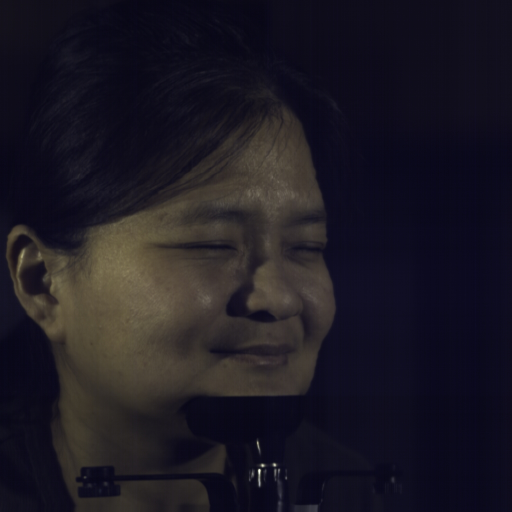
#> input picture lib/model_runner/imgs/p039_smile_right.jpg, 1024 x 1024 px, given in place of cargo_ship.mp4, which was not available (shown at 1/2 size)
$ python stitching_stream.py
#> lines starting #> are read from the running program, lines starting #| are printed output that depends on the picture; after the words box and inside, x2 and y2 are one past the last pixel; in counts of white or black regions, pixels touching at a corner belong together; pictures that were not available may be replaced by others from this repository, and a replacement may not be noted
import cv2
import numpy as np
import time
import os

# =========================
# Configuration (edit these)
# =========================
SOURCE = "images/cargo_ship.mp4"              # 0 or "0" for webcam, "/path/to/video.mp4", "rtsp://...", "http://..."
SCALE = 0.5               # Downscale factor for speed (0.3–0.7 is typical)
PROCESS_EVERY = 2         # Process every Nth frame (higher = faster, less accurate)
PAD = 3.0                 # Panorama canvas size multiplier
RANSAC_THRESH = 3.0       # RANSAC reprojection threshold (pixels)
PACE_TO_FPS = True        # Keep playback roughly in real time for files/streams

# Save settings
SAVE_ON_EXIT = True       # Save panorama automatically when the program ends
OUTPUT_PATH = "./out/panorama.png"  # <-- change this to your desired path

# =========================
# Core helpers
# =========================
def make_canvas(h, w, pad=2.5):
    H, W = int(h * pad), int(w * pad)
    cy, cx = H // 2, W // 2
    return H, W, cy, cx

def to_gray_small(frame, scale=0.5):
    if scale != 1.0:
        frame = cv2.resize(frame, None, fx=scale, fy=scale, interpolation=cv2.INTER_AREA)
    return cv2.cvtColor(frame, cv2.COLOR_BGR2GRAY), frame

def blend_additive(canvas_acc, weight_acc, img, M):
    h, w = img.shape[:2]
    warped = cv2.warpPerspective(img, M, (canvas_acc.shape[1], canvas_acc.shape[0]))
    mask = cv2.warpPerspective(np.ones((h, w), dtype=np.float32), M, (canvas_acc.shape[1], canvas_acc.shape[0]))
    canvas_acc += warped.astype(np.float32)
    weight_acc += (mask[..., None])  # broadcast over 3 channels

def keypoints_and_desc(gray, orb):
    kp = orb.detect(gray, None)
    kp, des = orb.compute(gray, kp)
    return kp, des

def good_matches(des1, des2, ratio=0.75):
    bf = cv2.BFMatcher(cv2.NORM_HAMMING, crossCheck=False)
    knn = bf.knnMatch(des1, des2, k=2)
    goods = []
    for pair in knn:
        if len(pair) == 2 and pair[0].distance < ratio * pair[1].distance:
            goods.append(pair[0])
    return goods

def find_H(kp1, kp2, matches, ransac_thresh=3.0):
    if len(matches) < 8:
        return None
    src = np.float32([kp1[m.queryIdx].pt for m in matches])
    dst = np.float32([kp2[m.trainIdx].pt for m in matches])
    H, _ = cv2.findHomography(src, dst, cv2.RANSAC, ransac_thresh)
    return H

def open_capture(source):
    if isinstance(source, int):
        return cv2.VideoCapture(source)
    try:
        idx = int(source)
        return cv2.VideoCapture(idx)
    except (ValueError, TypeError):
        return cv2.VideoCapture(source)

def finalize_panorama(canvas_acc, weight_acc):
    """Normalize and convert to 8-bit image."""
    pano = np.divide(canvas_acc, np.maximum(weight_acc, 1e-6))
    pano = np.clip(pano, 0, 255).astype(np.uint8)
    return pano

def save_panorama(image, path):
    os.makedirs(os.path.dirname(path), exist_ok=True)
    ok = cv2.imwrite(path, image)
    if ok:
        print(f"[saved] {path}")
    else:
        print(f"[error] Could not save to {path}")

# =========================
# Runner
# =========================
def run_stitcher(
    source=SOURCE,
    scale=SCALE,
    process_every=PROCESS_EVERY,
    pad=PAD,
    ransac_thresh=RANSAC_THRESH,
    pace_to_fps=PACE_TO_FPS,
    save_on_exit=SAVE_ON_EXIT,
    output_path=OUTPUT_PATH,
):
#> called with source = 'images/cargo_ship.mp4', scale = 0.5, process_every = 2, pad = 3, ransac_thresh = 3, pace_to_fps = True, save_on_exit = True, output_path = './out/panorama.png'
    cap = open_capture(source)
    if not cap.isOpened():
        print(f"Failed to open source: {source}")
        return

    fps = cap.get(cv2.CAP_PROP_FPS)
    if not fps or np.isnan(fps) or fps <= 0:
        fps = 30.0
    frame_interval = 1.0 / fps

    ret, frame0 = cap.read()
#> frame0 is the input picture: shape (1024, 1024, 3); mean B, G, R 34.6, 25.1, 28.4
    if not ret:
        print("Could not read the first frame.")
        cap.release()
        return

    gray0, small0 = to_gray_small(frame0, scale)
#> in to_gray_small, `frame = cv2.resize(frame, None, fx=scale, fy=scale, interpolation=cv2...`:
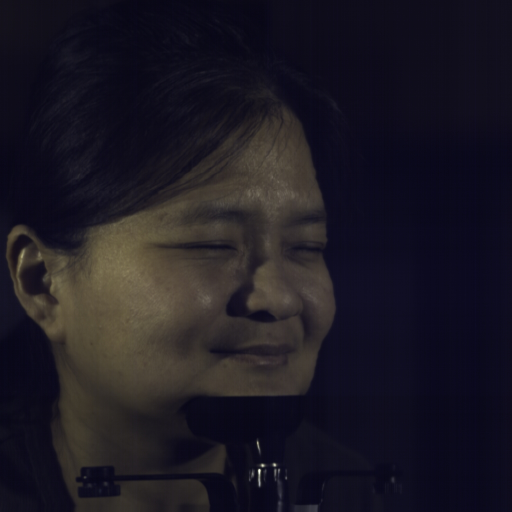
#> frame: shape (512, 512, 3); mean of channels 0, 1, 2 34.7, 25.3, 28.5; drawn as B, G, R
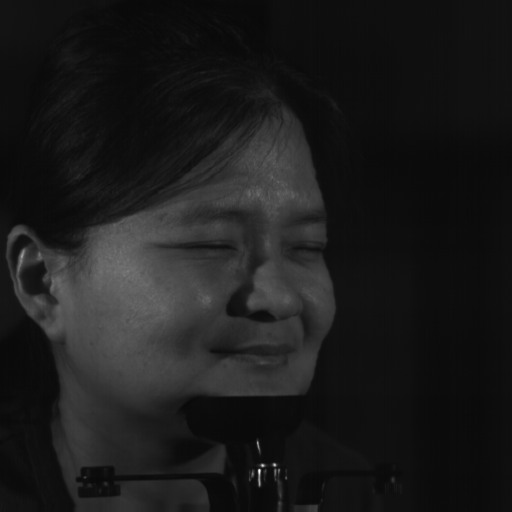
#> gray0: shape (512, 512); min 9, max 254, mean 27.2
    h, w = small0.shape[:2]
#> h = 512; w = 512
    Hc, Wc, cy, cx = make_canvas(h, w, pad=pad)
#> Hc = 1536; Wc = 1536; cy = 768; cx = 768

    canvas_acc = np.zeros((Hc, Wc, 3), dtype=np.float32)
    weight_acc = np.zeros((Hc, Wc, 3), dtype=np.float32)

    orb = cv2.ORB_create(nfeatures=2500, scaleFactor=1.2, nlevels=8, edgeThreshold=15, fastThreshold=10)

    T0 = np.array([[1, 0, cx - w / 2],
                   [0, 1, cy - h / 2],
                   [0, 0, 1]], dtype=np.float32)
#> T0 = [[1, 0, 512], [0, 1, 512], [0, 0, 1]]
    blend_additive(canvas_acc, weight_acc, small0, T0)
#> in blend_additive, `warped = cv2.warpPerspective(img, M, (canvas_acc.shape[1], canvas_acc...`:
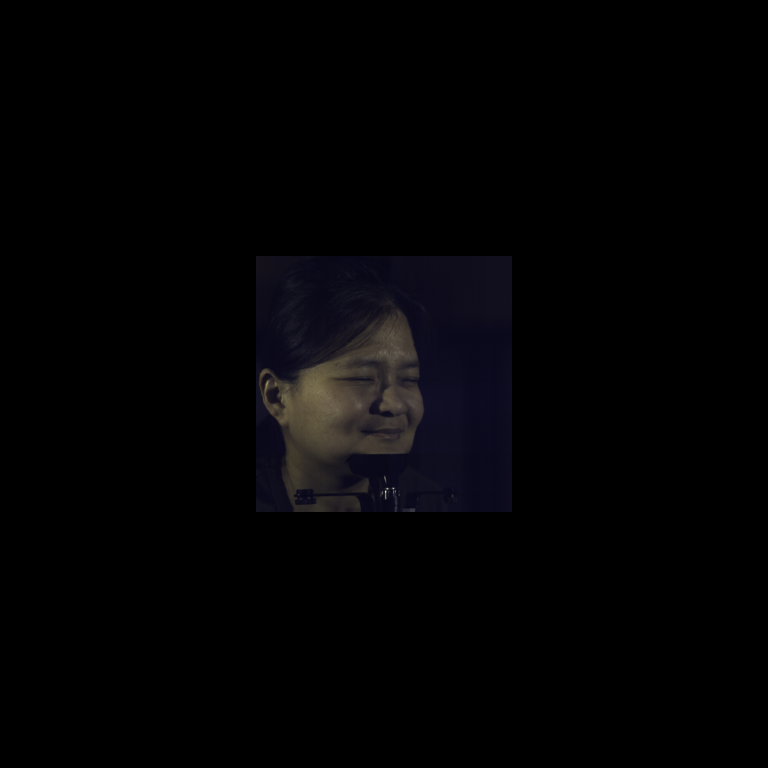
#> warped: shape (1536, 1536, 3) (shown at 1/2 size); mean of channels 0, 1, 2 3.9, 2.8, 3.2; drawn as B, G, R
#> in blend_additive, `weight_acc += (mask[..., None])`:
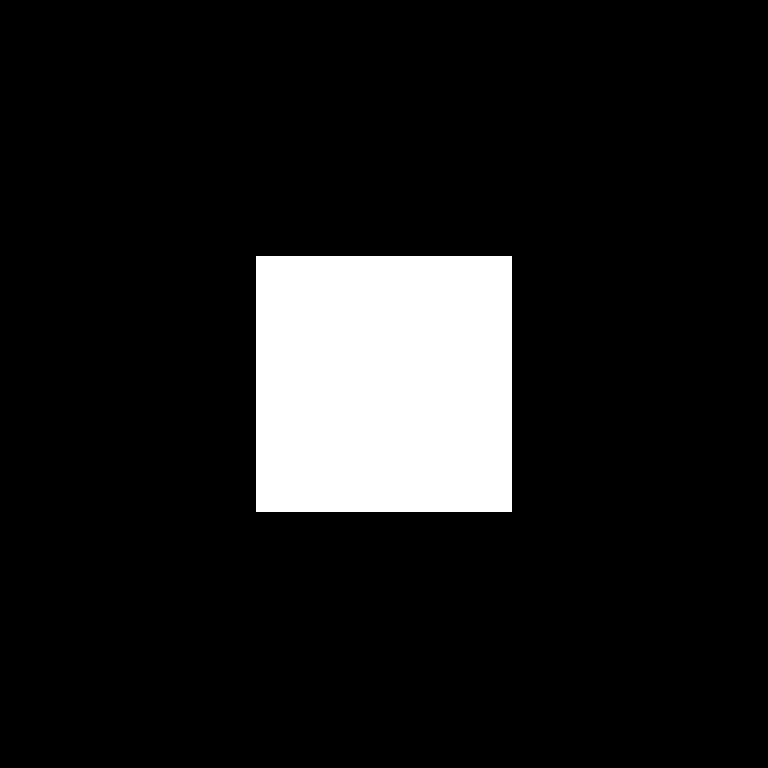
#> weight_acc: shape (1536, 1536, 3) float32 (shown at 1/2 size); values 0 (black) and 1 (white), 11.1% white; 1 white region, box (x1, y1, x2, y2) and area: (512, 512, 1024, 1024) 262144

    prev_kp, prev_des = keypoints_and_desc(gray0, orb)
#> in keypoints_and_desc, `kp = orb.detect(gray, None)`: kp = 562 keypoints; strongest (x, y, size): (259, 470, 31), (263, 468, 31), (259, 472, 44.6), (262, 465, 31)
#> prev_kp has the same summary as kp in keypoints_and_desc
    T_prev_to_canvas = T0.copy()

    i = 0
    last_time = time.perf_counter()
    last_pano = finalize_panorama(canvas_acc, weight_acc)

    while True:
        if pace_to_fps:
            now = time.perf_counter()
            dt = now - last_time
            if dt < frame_interval:
                time.sleep(frame_interval - dt)
            last_time = time.perf_counter()

        ret, frame = cap.read()
        if not ret:
            break

        i += 1
        gray, small = to_gray_small(frame, scale)

        if i % process_every == 0:
            kp, des = keypoints_and_desc(gray, orb)
            if des is not None and prev_des is not None:
                matches = good_matches(des, prev_des, ratio=0.75)
                H_cur_to_prev = find_H(kp, prev_kp, matches, ransac_thresh=ransac_thresh)
                if H_cur_to_prev is not None:
                    T_cur_to_canvas = T_prev_to_canvas @ H_cur_to_prev
                    blend_additive(canvas_acc, weight_acc, small, T_cur_to_canvas)
                    prev_kp, prev_des = kp, des
                    T_prev_to_canvas = T_cur_to_canvas

        last_pano = finalize_panorama(canvas_acc, weight_acc)
        cv2.imshow("Panorama (q/ESC quit, r reset, s save)", last_pano)

        key = cv2.waitKey(1) & 0xFF
#> (key q is pressed here)
        if key in (ord('q'), 27):  # q or ESC
            break
        if key == ord('r'):
            canvas_acc[:] = 0
            weight_acc[:] = 0
            T0 = np.array([[1, 0, cx - w / 2],
                           [0, 1, cy - h / 2],
                           [0, 0, 1]], dtype=np.float32)
            blend_additive(canvas_acc, weight_acc, small, T0)
            prev_kp, prev_des = keypoints_and_desc(gray, orb)
            T_prev_to_canvas = T0.copy()
        if key == ord('s'):
            # manual save on demand
            save_panorama(last_pano, output_path)

    cap.release()
    cv2.destroyAllWindows()

    # Auto-save on exit if enabled
    if save_on_exit:
        save_panorama(last_pano, output_path)

# Run directly (or import and call run_stitcher with your own params)
if __name__ == "__main__":
    run_stitcher()
